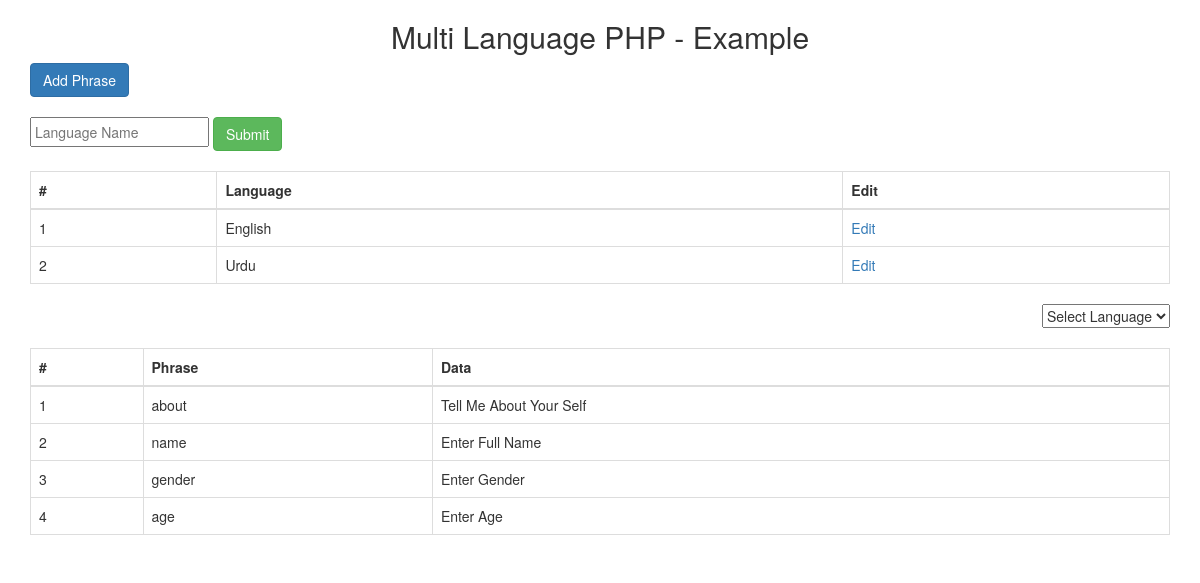
The page / on the database its author committed.
### tables this page shows
CREATE TABLE `language` (
  `id` int(11) NOT NULL,
  `phrase` varchar(250) DEFAULT NULL,
  `English` varchar(255) DEFAULT NULL,
  `Urdu` varchar(255) DEFAULT NULL
);

### index.php (the view, shortened to what this page needs)
<?php
  include('db_connection.php');
?>
<!DOCTYPE html>
<html lang="en">
<head>
<link rel="stylesheet" href="https://maxcdn.bootstrapcdn.com/bootstrap/3.4.1/css/bootstrap.min.css">
</head>
<body>
<div class="container">
  <h2 style="text-align:center;">Multi Language PHP - Example</h2>
  <a href="phrase.php" class="btn btn-primary">Add Phrase</a>
  <br/><br/>
  <form action="save_language.php" method="post">
  <input style="padding:3px;" type="text" name="language_name" placeholder="Language Name">
  <input type="submit" class="btn btn-success" value="Submit">
  </form>
  <table style="margin-top:20px;" class="table table-bordered">
    <thead>
      <tr>
        <th>#</th>
        <th>Language</th>
        <th>Edit</th>
      </tr>
    </thead>
    <tbody>
    <?php
        $sql = "SHOW COLUMNS FROM language WHERE field != 'id' AND field != 'phrase';";
        $result = $conn->query($sql);
        $count = 0;
        while($row = $result->fetch_assoc()) {
          $count++;
          echo '<tr>
            <td>'.$count.'</td>
            <td>'.$row["Field"].'</td>
            <td><a href="edit.php?title='.$row['Field'].'">Edit</td>
            </tr>';
        }
    ?>
    </tbody>
  </table>
<form style="margin-bottom:20px; float:right" method="POST" action="">
    <select name="langSelected" onchange="this.form.submit()">
      <option value="" disabled selected>Select Language</option>
    </select>
</form>
  <table class="table table-bordered">
    <thead>
      <tr>
        <th>#</th>
        <th>Phrase</th>
        <th>Data</th>
      </tr>
    </thead>
    <tbody>
    <?php
        $lang = $_SESSION['language_selected'];
        $sql = "Select phrase, ".$lang." FROM language";
        $result = $conn->query($sql);
        $count = 0;
        while($row = $result->fetch_assoc()) {
          $count++;
          echo '<tr>
            <td>'.$count.'</td>
            <td>'.$row["phrase"].'</td>
            <td>'.$row[$lang].'</td>
            </tr>';
        }
    ?>
    </tbody>
  </table>
</div>
</body>
</html>

### rows shown on the page
language: phrase "about", English "Tell Me About Your Self"
language: phrase "name", English "Enter Full Name"
language: phrase "gender", English "Enter Gender"
language: phrase "age", English "Enter Age"

### other values the page prints
$row["Field"] "English"
$row["Field"] "Urdu"
